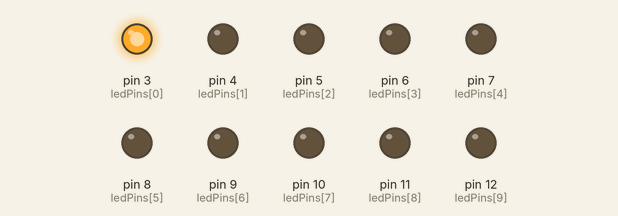
Simulated run of this sketch. Board: Arduino Uno, built with avr-gcc and run on an emulated ATmega328P. Shown: output pins drawn as LEDs (lit = HIGH).

Above: at 0.05 s.
At 0.75 s:
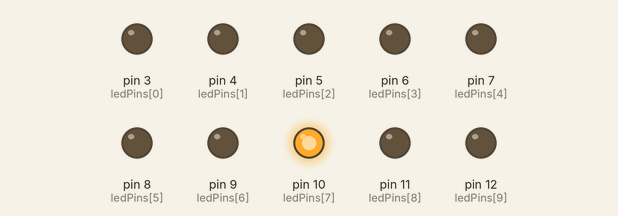
At 1.55 s:
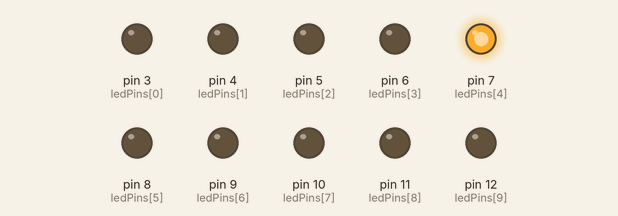
At 2.25 s:
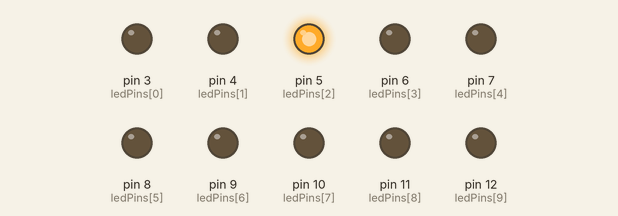
At 3.0 s:
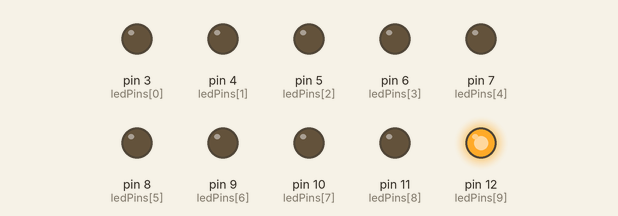
At 4.35 s:
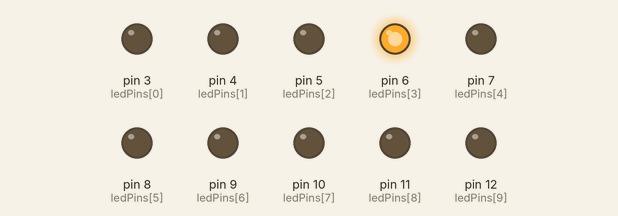
Timing chart, 0 to 4.7 s (numbered marks = the images above):
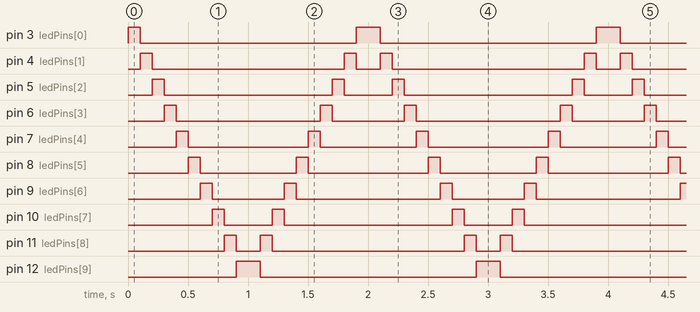

Measured:
- by itself, pin 3 (ledPins[0]): repeats every 2.0 s: LOW 1.8 s, HIGH 0.20 s
- by itself, pin 4 (ledPins[1]): repeats every 2.0 s: LOW 1.6 s, HIGH 0.10 s, LOW 0.20 s, HIGH 0.10 s
- by itself, pin 5 (ledPins[2]): repeats every 2.0 s: LOW 1.4 s, HIGH 0.10 s, LOW 0.40 s, HIGH 0.10 s
- by itself, pin 6 (ledPins[3]): repeats every 2.0 s: LOW 1.2 s, HIGH 0.10 s, LOW 0.60 s, HIGH 0.10 s
- by itself, pin 7 (ledPins[4]): repeats every 2.0 s: LOW 1.0 s, HIGH 0.10 s, LOW 0.80 s, HIGH 0.10 s
- by itself, pin 8 (ledPins[5]): repeats every 2.0 s: LOW 0.80 s, HIGH 0.10 s, LOW 1.0 s, HIGH 0.10 s
- by itself, pin 9 (ledPins[6]): repeats every 2.0 s: LOW 0.60 s, HIGH 0.10 s, LOW 1.2 s, HIGH 0.10 s
- by itself, pin 10 (ledPins[7]): repeats every 2.0 s: LOW 0.40 s, HIGH 0.10 s, LOW 1.4 s, HIGH 0.10 s

The sketch:

Sketch_3.1.2_LED_bar_graph_Display.ino
```cpp
/*
  Sketch 3.1.2
  LED bar graph Display

  modified 2018/5/13
  by http://www.thingerbits.com
*/

const int ledCount = 10;    // the number of LEDs in the bar graph

// an array of pin numbers to which LEDs are attached
int ledPins[] = { 3, 4, 5, 6, 7, 8, 9, 10, 11, 12 };

void setup() {
  // loop over the pin array and set them all to output:
  for (int i = 0; i < ledCount; i++) {
    pinMode(ledPins[i], OUTPUT);
  }
}

void loop() {
  // makes the "i"th LED of LED bar graph bright in turn
  for (int i = 0; i < ledCount; i++) {
    barGraphDisplay(i);
  }

  // makes the "i"th LED of LED bar graph bright in reverse order

  for (int i = ledCount; i > 0; i--) {
    barGraphDisplay(i - 1);
  }
}

void barGraphDisplay(int ledOn) {
  // make the "ledOn"th LED of LED bar graph on and the others off

  for (int i = 0; i < ledCount; i++) {

   if (i == ledOn)
      digitalWrite(ledPins[i], HIGH);
    else
      digitalWrite(ledPins[i], LOW);

  }
  delay(100);
}
```
